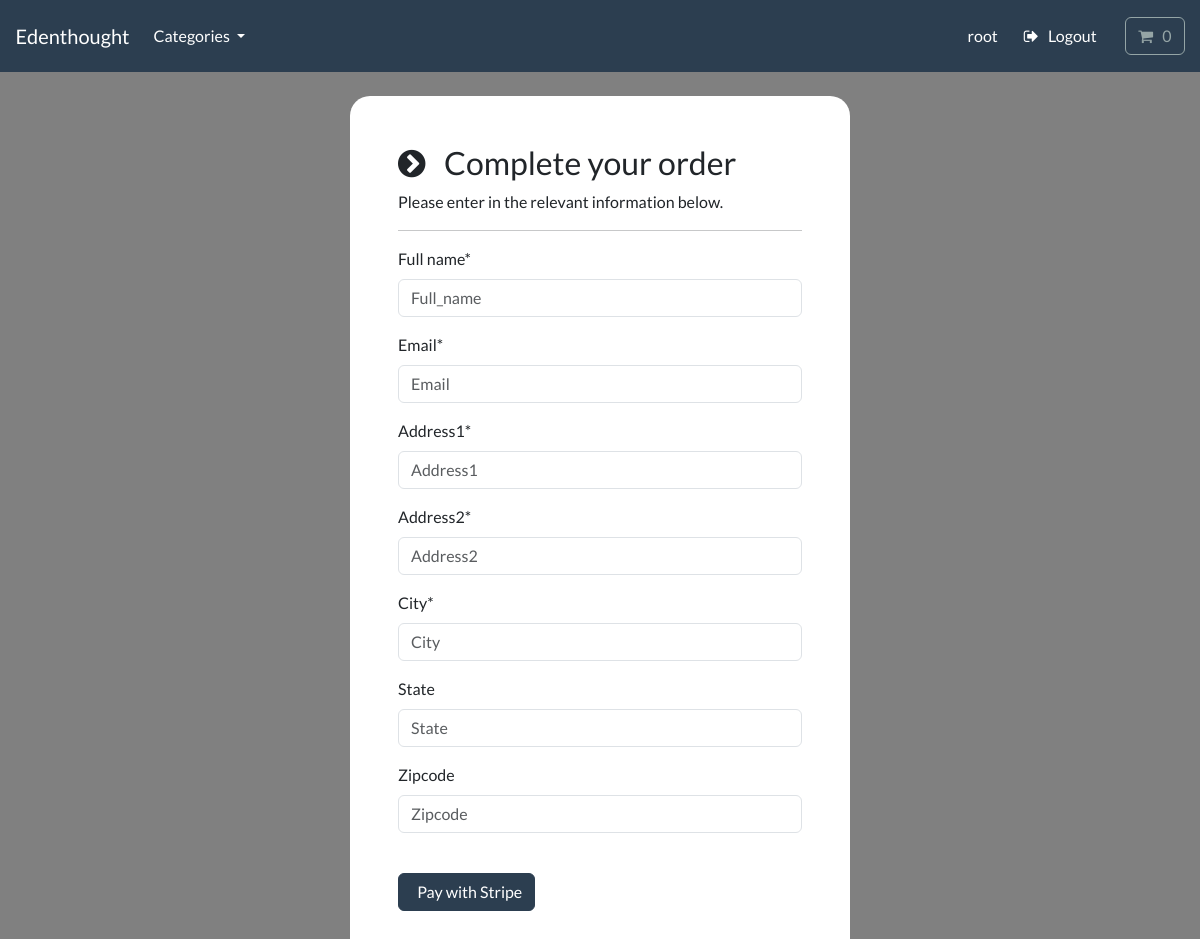
Page /payment/checkout (signed in) on the earlier database version.
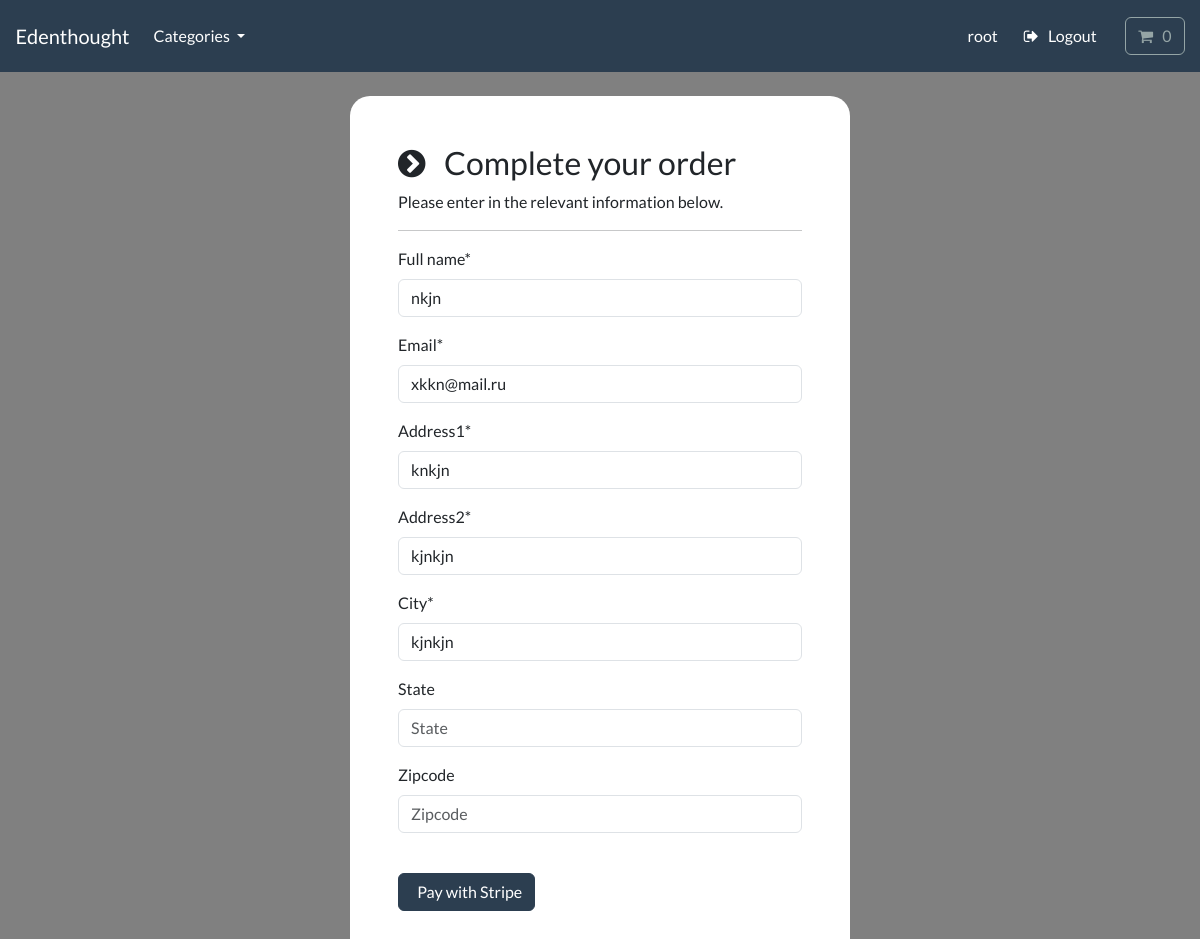
Same page on the later database version.
### payment/models.py (models this page shows, shortened)
class ShippingAdress(models.Model):
    full_name = models.CharField(max_length=300)
    email=models.EmailField(max_length=255)
    address1=models.CharField(max_length=300)
    address2 = models.CharField(max_length=300)
    city=models.CharField(max_length=255)
    state=models.CharField(max_length=255,null=True, blank=True)
    zipcode=models.CharField(max_length=255,null=True, blank=True)
    user=models.ForeignKey(User, on_delete=models.CASCADE, null=True, blank=True)
    class Meta:
        verbose_name_plural="Shipping Adress"

### payment/views.py (the view)
# urls.py: path('checkout', views.checkout, name='checkout'),
def checkout(request):
    if request.user.is_authenticated:
        try:
            shipping_address = ShippingAdress.objects.get(user=request.user)
            form = ShippingForm(instance=shipping_address)
            context = {'form': form}
            return render(request, 'payment/checkout.html', context=context)
        except ShippingAdress.DoesNotExist:
            form = ShippingForm()
            context = {'form': form}
            return render(request, 'payment/checkout.html', context=context)
    else:
        form = ShippingForm()
        context = {'form': form}
        return render(request, 'payment/checkout.html', context=context)

### payment/forms.py
class ShippingForm(forms.ModelForm):
    class Meta:
        model=ShippingAdress
        fields = ['full_name', 'email', 'address1', 'address2', 'city', 'state', 'zipcode']
        exclude=['user',]
        labels = {'full_name': 'Full name*','email':'Email*', 'address1': 'Address1*','address2': 'Address2*', 'city':'City*' }
        widgets = {
            field: forms.TextInput(attrs={"class":"form-control validate", 'placeholder': field.capitalize(), 'autocomplete':'off'}) for field in fields
            if field != 'email'
        }
        widgets['email'] = forms.EmailInput(attrs={"class": "form-control validate", 'placeholder': 'Email', 'autocomplete':'off'})

### cart/cart.py (called while the page is built)
    def __len__(self):
        return sum(item['qty'] for item in self.cart.values())

### cart/context_processors.py (called while the page is built)
def cart(request):
    return {'cart':Cart(request)}

### store/models.py (called while the page is built)
    def get_absolute_url(self):
        return reverse('list-category', args=[self.slug])

### store/views.py (called while the page is built)
def categories(request):
    all_categories=Category.objects.all()
    return {'all_categories':all_categories}

### payment/templates/payment/checkout.html (shortened to what this page needs)
{% include "store/base.html" %}
{% load static %}
{% block content %}
    <body>
        <br>
        <div class="container bg-white shadow-md p-5" style="width:500px; border-radius:20px;">
            <form id="form" action="{% url 'complete-order' %}" method="post">
                <div>
                    <h3> <i class="fa fa-chevron-circle-right" aria-hidden="true"></i> &nbsp; Complete your order </h3>
                    <p> Please enter in the relevant information below. </p>
                    <hr>
                    <div class="form-field">
                        {% for f in form %}
                        <p><label class="form-label" for="{{ f.id_for_label }}" >{{f.label}}</label>{{ f }}</p>
                        {% endfor %}
                    </div>
                <br>
               <button id="complete-order-stripe" type="submit" class="btn btn-primary navbar-btn text-white" name="stripe-payment" value="stripe-payment"> &nbsp; Pay with Stripe </button>
            </form>
        </div>
        <br>
    </body>
{% endblock %}

Differences in the rows shown:
added ShippingAdress: form "nkjn" "xkkn@mail.ru" "knkjn" "kjnkjn" "kjnkjn"
